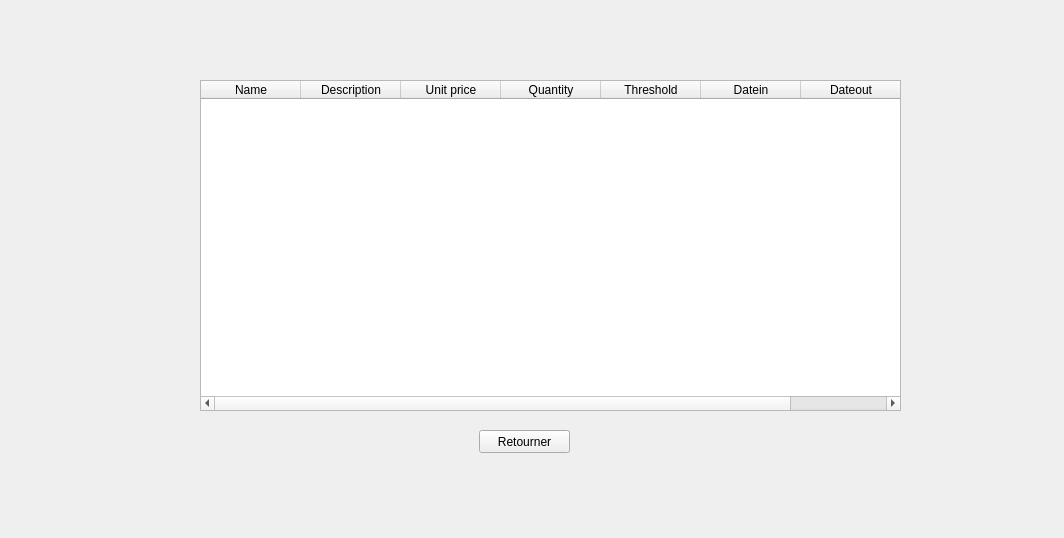
<?xml version="1.0" encoding="UTF-8"?>
<ui version="4.0">
 <class>Form</class>
 <widget class="QWidget" name="Form">
  <property name="geometry">
   <rect>
    <x>0</x>
    <y>0</y>
    <width>1064</width>
    <height>538</height>
   </rect>
  </property>
  <property name="windowTitle">
   <string>Form</string>
  </property>
  <widget class="QPushButton" name="return2">
   <property name="geometry">
    <rect>
     <x>479</x>
     <y>430</y>
     <width>91</width>
     <height>23</height>
    </rect>
   </property>
   <property name="text">
    <string>Retourner</string>
   </property>
  </widget>
  <widget class="QTableWidget" name="tablewidget">
   <property name="geometry">
    <rect>
     <x>200</x>
     <y>80</y>
     <width>701</width>
     <height>331</height>
    </rect>
   </property>
   <column>
    <property name="text">
     <string>Name</string>
    </property>
   </column>
   <column>
    <property name="text">
     <string>Description</string>
    </property>
   </column>
   <column>
    <property name="text">
     <string>Unit price</string>
    </property>
   </column>
   <column>
    <property name="text">
     <string>Quantity</string>
    </property>
   </column>
   <column>
    <property name="text">
     <string>Threshold</string>
    </property>
   </column>
   <column>
    <property name="text">
     <string>Datein</string>
    </property>
   </column>
   <column>
    <property name="text">
     <string>Dateout</string>
    </property>
   </column>
  </widget>
 </widget>
 <resources/>
 <connections/>
</ui>
